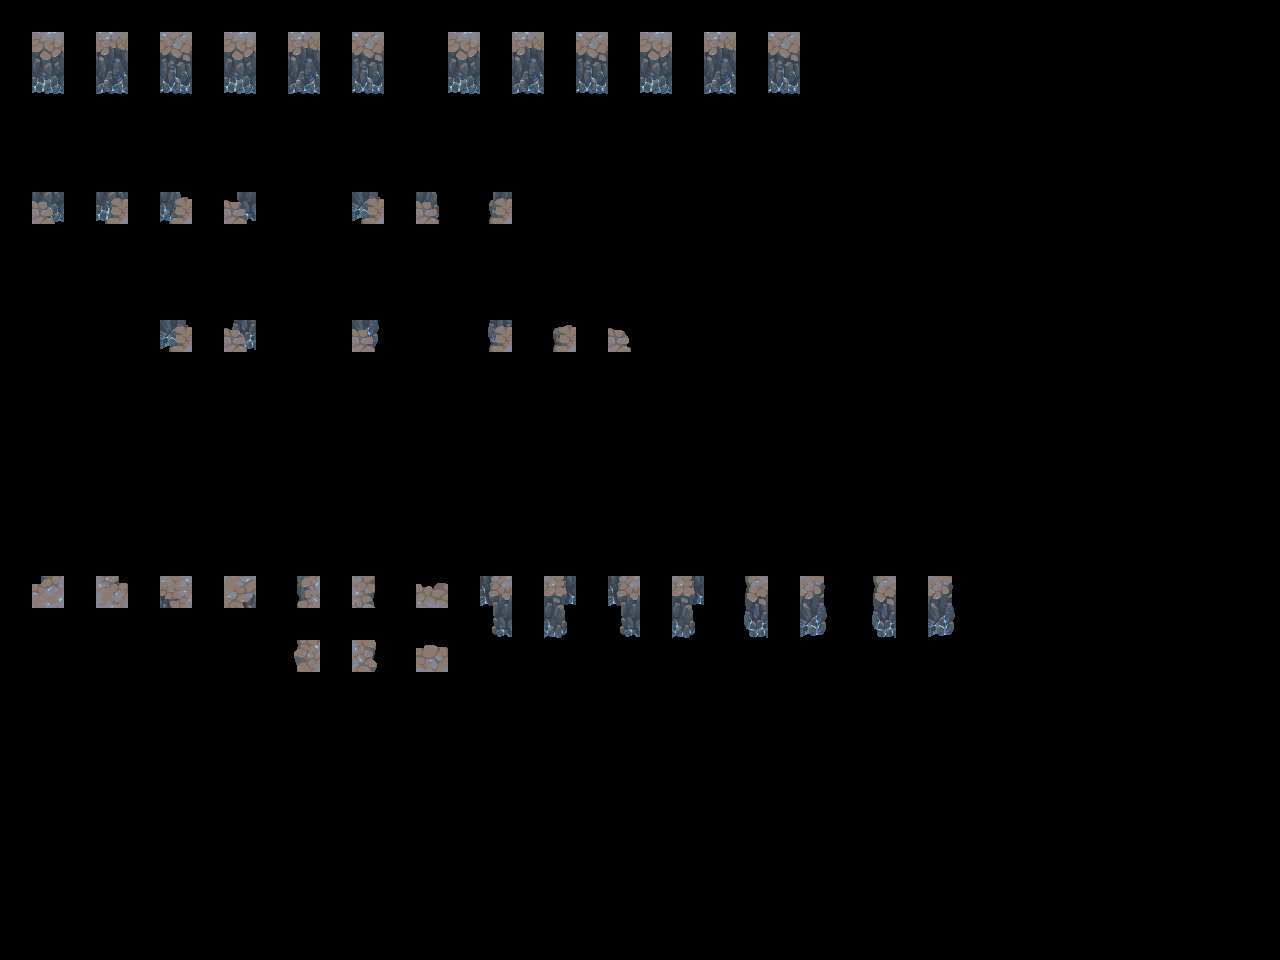

A 2D game scene composited from a Tiled map and its tileset images. What follows is a short description and the map's XML, with every tile layer's data as written:
An orthogonal 40x30 tile map with 32x32 px tiles, 2 tile layers (input_walls, output_walls) and 6 objects.

<map version="1.10" tiledversion="1.11.2" orientation="orthogonal" renderorder="right-down" width="40" height="30" tilewidth="32" tileheight="32" infinite="0" nextlayerid="4" nextobjectid="12">
 <properties>
  <property name="MatchInOrder" type="bool" value="true" />
 </properties>
 <tileset firstgid="1" source="../Tilesets/Highlands-Tileset - platformV1-2tiles tall.tsx" />
 <layer id="1" name="input_walls" width="40" height="30" opacity="0.83">
  <data encoding="csv">
0,0,0,0,0,0,0,0,0,0,0,0,0,0,0,0,0,0,0,0,0,0,0,0,0,0,0,0,0,0,0,0,0,0,0,0,0,0,0,0,
0,67,0,67,0,67,0,67,0,67,0,67,0,0,67,0,67,0,67,0,67,0,67,0,67,0,0,0,0,0,0,0,0,0,0,0,0,0,0,0,
0,83,0,83,0,83,0,83,0,83,0,83,0,0,83,0,83,0,83,0,83,0,83,0,83,0,0,0,0,0,0,0,0,0,0,0,0,0,0,0,
0,0,0,0,0,0,0,0,0,0,0,0,0,0,0,0,0,0,0,0,0,0,0,0,0,0,0,0,0,0,0,0,0,0,0,0,0,0,0,0,
0,0,0,0,0,0,0,0,0,0,0,0,0,0,0,0,0,0,0,0,0,0,0,0,0,0,0,0,0,0,0,0,0,0,0,0,0,0,0,0,
0,0,0,0,0,0,0,0,0,0,0,0,0,0,0,0,0,0,0,0,0,0,0,0,0,0,0,0,0,0,0,0,0,0,0,0,0,0,0,0,
0,22,0,24,0,73,0,44,0,0,0,40,0,58,0,74,0,0,0,0,0,0,0,0,0,0,0,0,0,0,0,0,0,0,0,0,0,0,0,0,
0,0,0,0,0,0,0,0,0,0,0,0,0,0,0,0,0,0,0,0,0,0,0,0,0,0,0,0,0,0,0,0,0,0,0,0,0,0,0,0,
0,0,0,0,0,0,0,0,0,0,0,0,0,0,0,0,0,0,0,0,0,0,0,0,0,0,0,0,0,0,0,0,0,0,0,0,0,0,0,0,
0,0,0,0,0,0,0,0,0,0,0,0,0,0,0,0,0,0,0,0,0,0,0,0,0,0,0,0,0,0,0,0,0,0,0,0,0,0,0,0,
0,0,0,0,0,40,0,56,0,0,0,86,0,0,0,88,0,17,0,21,0,0,0,0,0,0,0,0,0,0,0,0,0,0,0,0,0,0,0,0,
0,0,0,0,0,0,0,0,0,0,0,0,0,0,0,0,0,0,0,0,0,0,0,0,0,0,0,0,0,0,0,0,0,0,0,0,0,0,0,0,
0,0,0,0,0,0,0,0,0,0,0,0,0,0,0,0,0,0,0,0,0,0,0,0,0,0,0,0,0,0,0,0,0,0,0,0,0,0,0,0,
0,0,0,0,0,0,0,0,0,0,0,0,0,0,0,0,0,0,0,0,0,0,0,0,0,0,0,0,0,0,0,0,0,0,0,0,0,0,0,0,
0,0,0,0,0,0,0,0,0,0,0,0,0,0,0,0,0,0,0,0,0,0,0,0,0,0,0,0,0,0,0,0,0,0,0,0,0,0,0,0,
0,0,0,0,0,0,0,0,0,0,0,0,0,0,0,0,0,0,0,0,0,0,0,0,0,0,0,0,0,0,0,0,0,0,0,0,0,0,0,0,
0,0,0,0,0,0,0,0,0,0,0,0,0,0,0,0,0,0,0,0,0,0,0,0,0,0,0,0,0,0,0,0,0,0,0,0,0,0,0,0,
0,0,0,0,0,0,0,0,0,0,0,0,0,0,0,0,0,0,0,0,0,0,0,0,0,0,0,0,0,0,0,0,0,0,0,0,0,0,0,0,
0,18,0,20,0,50,0,52,0,33,0,37,0,3,0,66,0,68,0,66,0,68,0,49,0,53,0,49,0,53,0,0,0,0,0,0,0,0,0,0,
0,0,0,0,0,0,0,0,0,0,0,0,0,0,0,82,0,84,0,82,0,84,0,65,0,69,0,65,0,69,0,0,0,0,0,0,0,0,0,0,
0,0,0,0,0,0,0,0,0,33,0,37,0,3,0,0,0,0,0,0,0,0,0,0,0,0,0,0,0,0,0,0,0,0,0,0,0,0,0,0,
0,0,0,0,0,0,0,0,0,0,0,0,0,0,0,0,0,0,0,0,0,0,0,0,0,0,0,0,0,0,0,0,0,0,0,0,0,0,0,0,
0,0,0,0,0,0,0,0,0,0,0,0,0,0,0,0,0,0,0,0,0,0,0,0,0,0,0,0,0,0,0,0,0,0,0,0,0,0,0,0,
0,0,0,0,0,0,0,0,0,0,0,0,0,0,0,0,0,0,0,0,0,0,0,0,0,0,0,0,0,0,0,0,0,0,0,0,0,0,0,0,
0,0,0,0,0,0,0,0,0,0,0,0,0,0,0,0,0,0,0,0,0,0,0,0,0,0,0,0,0,0,0,0,0,0,0,0,0,0,0,0,
0,0,0,0,0,0,0,0,0,0,0,0,0,0,0,0,0,0,0,0,0,0,0,0,0,0,0,0,0,0,0,0,0,0,0,0,0,0,0,0,
0,0,0,0,0,0,0,0,0,0,0,0,0,0,0,0,0,0,0,0,0,0,0,0,0,0,0,0,0,0,0,0,0,0,0,0,0,0,0,0,
0,0,0,0,0,0,0,0,0,0,0,0,0,0,0,0,0,0,0,0,0,0,0,0,0,0,0,0,0,0,0,0,0,0,0,0,0,0,0,0,
0,0,0,0,0,0,0,0,0,0,0,0,0,0,0,0,0,0,0,0,0,0,0,0,0,0,0,0,0,0,0,0,0,0,0,0,0,0,0,0,
0,0,0,0,0,0,0,0,0,0,0,0,0,0,0,0,0,0,0,0,0,0,0,0,0,0,0,0,0,0,0,0,0,0,0,0,0,0,0,0
</data>
 </layer>
 <layer id="2" name="output_walls" width="40" height="30">
  <data encoding="csv">
0,0,0,0,0,0,0,0,0,0,0,0,0,0,0,0,0,0,0,0,0,0,0,0,0,0,0,0,0,0,0,0,0,0,0,0,0,0,0,0,
0,145,0,146,0,147,0,148,0,149,0,150,0,0,152,0,153,0,154,0,155,0,156,0,157,0,0,0,0,0,0,0,0,0,0,0,0,0,0,0,
0,161,0,162,0,163,0,164,0,165,0,166,0,0,168,0,169,0,170,0,171,0,172,0,173,0,0,0,0,0,0,0,0,0,0,0,0,0,0,0,
0,0,0,0,0,0,0,0,0,0,0,0,0,0,0,0,0,0,0,0,0,0,0,0,0,0,0,0,0,0,0,0,0,0,0,0,0,0,0,0,
0,0,0,0,0,0,0,0,0,0,0,0,0,0,0,0,0,0,0,0,0,0,0,0,0,0,0,0,0,0,0,0,0,0,0,0,0,0,0,0,
0,0,0,0,0,0,0,0,0,0,0,0,0,0,0,0,0,0,0,0,0,0,0,0,0,0,0,0,0,0,0,0,0,0,0,0,0,0,0,0,
0,23,0,25,0,76,0,60,0,0,0,41,0,59,0,75,0,0,0,0,0,0,0,0,0,0,0,0,0,0,0,0,0,0,0,0,0,0,0,0,
0,0,0,0,0,0,0,0,0,0,0,0,0,0,0,0,0,0,0,0,0,0,0,0,0,0,0,0,0,0,0,0,0,0,0,0,0,0,0,0,
0,0,0,0,0,0,0,0,0,0,0,0,0,0,0,0,0,0,0,0,0,0,0,0,0,0,0,0,0,0,0,0,0,0,0,0,0,0,0,0,
0,0,0,0,0,0,0,0,0,0,0,0,0,0,0,0,0,0,0,0,0,0,0,0,0,0,0,0,0,0,0,0,0,0,0,0,0,0,0,0,
0,0,0,0,0,41,0,57,0,0,0,87,0,0,0,89,0,2,0,4,0,0,0,0,0,0,0,0,0,0,0,0,0,0,0,0,0,0,0,0,
0,0,0,0,0,0,0,0,0,0,0,0,0,0,0,0,0,0,0,0,0,0,0,0,0,0,0,0,0,0,0,0,0,0,0,0,0,0,0,0,
0,0,0,0,0,0,0,0,0,0,0,0,0,0,0,0,0,0,0,0,0,0,0,0,0,0,0,0,0,0,0,0,0,0,0,0,0,0,0,0,
0,0,0,0,0,0,0,0,0,0,0,0,0,0,0,0,0,0,0,0,0,0,0,0,0,0,0,0,0,0,0,0,0,0,0,0,0,0,0,0,
0,0,0,0,0,0,0,0,0,0,0,0,0,0,0,0,0,0,0,0,0,0,0,0,0,0,0,0,0,0,0,0,0,0,0,0,0,0,0,0,
0,0,0,0,0,0,0,0,0,0,0,0,0,0,0,0,0,0,0,0,0,0,0,0,0,0,0,0,0,0,0,0,0,0,0,0,0,0,0,0,
0,0,0,0,0,0,0,0,0,0,0,0,0,0,0,0,0,0,0,0,0,0,0,0,0,0,0,0,0,0,0,0,0,0,0,0,0,0,0,0,
0,0,0,0,0,0,0,0,0,0,0,0,0,0,0,0,0,0,0,0,0,0,0,0,0,0,0,0,0,0,0,0,0,0,0,0,0,0,0,0,
0,193,0,194,0,209,0,210,0,195,0,196,0,197,0,198,0,199,0,200,0,201,0,202,0,203,0,204,0,205,0,0,0,0,0,0,0,0,0,0,
0,0,0,0,0,0,0,0,0,0,0,0,0,0,0,214,0,215,0,216,0,217,0,218,0,219,0,220,0,221,0,0,0,0,0,0,0,0,0,0,
0,0,0,0,0,0,0,0,0,211,0,212,0,213,0,0,0,0,0,0,0,0,0,0,0,0,0,0,0,0,0,0,0,0,0,0,0,0,0,0,
0,0,0,0,0,0,0,0,0,0,0,0,0,0,0,0,0,0,0,0,0,0,0,0,0,0,0,0,0,0,0,0,0,0,0,0,0,0,0,0,
0,0,0,0,0,0,0,0,0,0,0,0,0,0,0,0,0,0,0,0,0,0,0,0,0,0,0,0,0,0,0,0,0,0,0,0,0,0,0,0,
0,0,0,0,0,0,0,0,0,0,0,0,0,0,0,0,0,0,0,0,0,0,0,0,0,0,0,0,0,0,0,0,0,0,0,0,0,0,0,0,
0,0,0,0,0,0,0,0,0,0,0,0,0,0,0,0,0,0,0,0,0,0,0,0,0,0,0,0,0,0,0,0,0,0,0,0,0,0,0,0,
0,0,0,0,0,0,0,0,0,0,0,0,0,0,0,0,0,0,0,0,0,0,0,0,0,0,0,0,0,0,0,0,0,0,0,0,0,0,0,0,
0,0,0,0,0,0,0,0,0,0,0,0,0,0,0,0,0,0,0,0,0,0,0,0,0,0,0,0,0,0,0,0,0,0,0,0,0,0,0,0,
0,0,0,0,0,0,0,0,0,0,0,0,0,0,0,0,0,0,0,0,0,0,0,0,0,0,0,0,0,0,0,0,0,0,0,0,0,0,0,0,
0,0,0,0,0,0,0,0,0,0,0,0,0,0,0,0,0,0,0,0,0,0,0,0,0,0,0,0,0,0,0,0,0,0,0,0,0,0,0,0,
0,0,0,0,0,0,0,0,0,0,0,0,0,0,0,0,0,0,0,0,0,0,0,0,0,0,0,0,0,0,0,0,0,0,0,0,0,0,0,0
</data>
 </layer>
 <objectgroup id="3" name="rule_options" offsetx="-10.6667" offsety="-16.6667">
  <object id="1" x="22" y="28" width="190.333" height="124.667">
   <properties>
    <property name="Disabled" type="bool" value="false" />
    <property name="Probability" type="float" value="0.3" />
   </properties>
  </object>
  <object id="2" x="28" y="180.667" width="917.333" height="320">
   <properties>
    <property name="Disabled" type="bool" value="false" />
    <property name="Probability" type="float" value="0.6" />
   </properties>
  </object>
  <object id="4" x="29.6667" y="568.333" width="955" height="178.333">
   <properties>
    <property name="Probability" type="float" value="0.5" />
   </properties>
  </object>
  <object id="5" x="634.667" y="28.6667" width="311" height="129">
   <properties>
    <property name="Probability" type="float" value="0.6" />
   </properties>
  </object>
  <object id="6" x="224" y="28" width="183.333" height="123.667">
   <properties>
    <property name="Probability" type="float" value="0.6" />
   </properties>
  </object>
  <object id="8" x="443.667" y="28.8332" width="183.333" height="123.667">
   <properties>
    <property name="Probability" type="float" value="0.3" />
   </properties>
  </object>
 </objectgroup>
</map>
